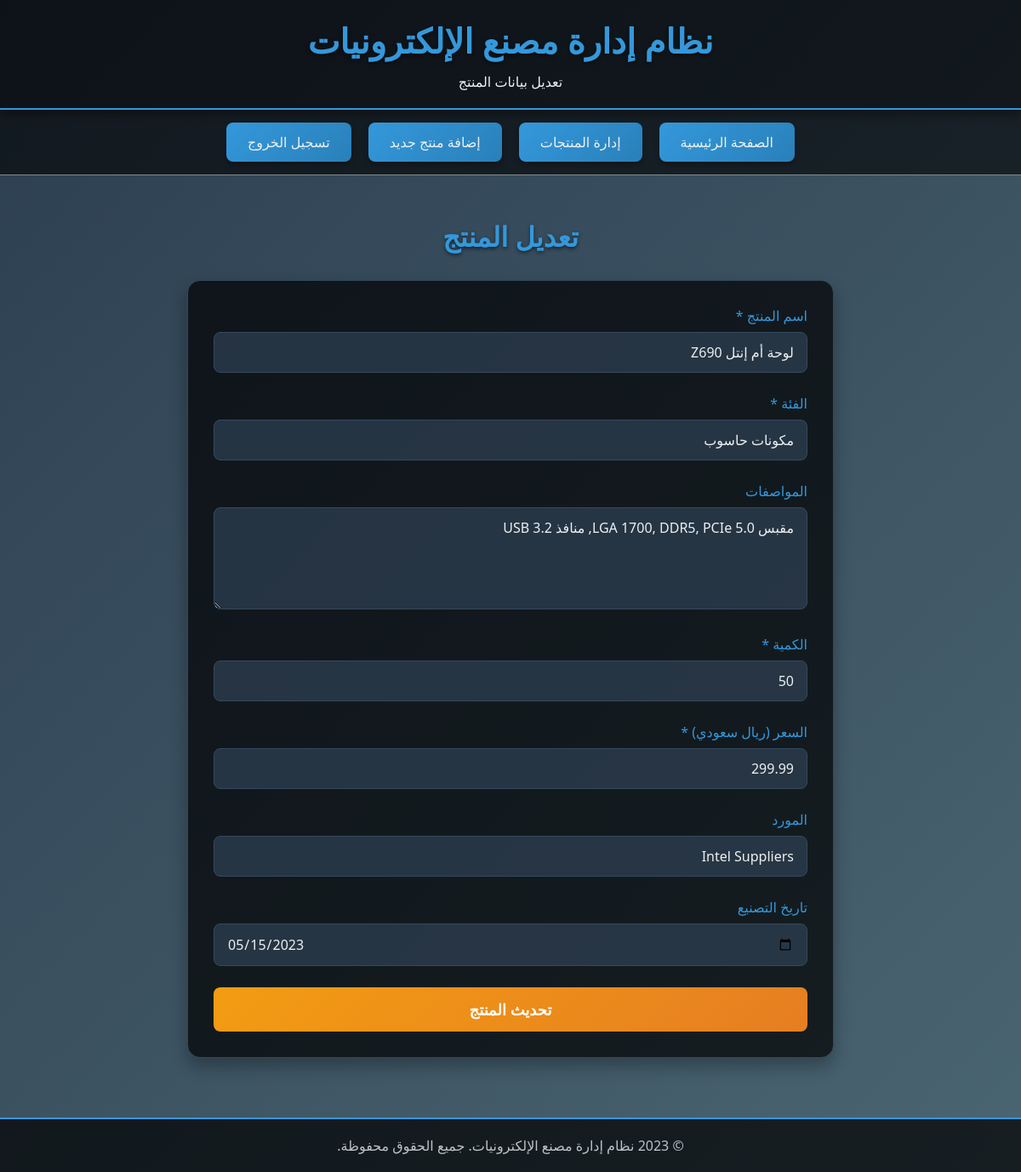
The app's page /edit_product.php?id=1 (signed in) with its own data.
### tables this page shows
CREATE TABLE IF NOT EXISTS products (
    id INT(11) AUTO_INCREMENT PRIMARY KEY,
    name VARCHAR(255) NOT NULL,
    category VARCHAR(100) NOT NULL,
    specifications TEXT,
    quantity INT(11) NOT NULL,
    price DECIMAL(10, 2) NOT NULL,
    supplier VARCHAR(255),
    manufacturing_date DATE,
    status ENUM('in_stock', 'low_stock', 'out_of_stock') DEFAULT 'in_stock',
    deleted TINYINT(1) DEFAULT 0,
    created_at TIMESTAMP DEFAULT CURRENT_TIMESTAMP,
    updated_at TIMESTAMP DEFAULT CURRENT_TIMESTAMP ON UPDATE CURRENT_TIMESTAMP
);

### edit_product.php (the view, shortened to what this page needs)
<?php
require_once "config.php";
$id = $_GET['id'];
$name = $category = $specifications = $quantity = $price = $supplier = $manufacturing_date = "";
$sql = "SELECT * FROM products WHERE id = ?";
if ($stmt = $conn->prepare($sql)) {
    $stmt->bind_param("i", $param_id);
    if ($stmt->execute()) {
        $result = $stmt->get_result();
        if ($result->num_rows == 1) {
            $row = $result->fetch_assoc();
            $name = $row['name'];
            $category = $row['category'];
            $specifications = $row['specifications'];
            $quantity = $row['quantity'];
            $price = $row['price'];
            $supplier = $row['supplier'];
            $manufacturing_date = $row['manufacturing_date'];
        } else {
            header("location: products.php");
            exit;
        }
    } else {
        echo "حدث خطأ أثناء جلب بيانات المنتج.";
    }
}
?>
<!DOCTYPE html>
<html lang="ar" dir="rtl">
<head>
</head>
<body>
    <div class="header">
        <h1>نظام إدارة مصنع الإلكترونيات</h1>
        <p>تعديل بيانات المنتج</p>
    </div>
    <div class="nav">
        <a href="index.php">الصفحة الرئيسية</a>
        <a href="products.php">إدارة المنتجات</a>
        <a href="add_product.php">إضافة منتج جديد</a>
        <a href="logout.php">تسجيل الخروج</a>
    </div>
    <div class="container">
        <h2 class="page-title">تعديل المنتج</h2>
        <div class="product-form">
            <form action="<?php echo htmlspecialchars($_SERVER["PHP_SELF"]) . '?id=' . $id; ?>" method="post">
                <div class="form-group">
                    <label for="name">اسم المنتج *</label>
                    <input type="text" id="name" name="name" value="<?php echo $name; ?>" required>
                </div>
                <div class="form-group">
                    <label for="category">الفئة *</label>
                    <input type="text" id="category" name="category" value="<?php echo $category; ?>" required>
                </div>
                <div class="form-group">
                    <label for="specifications">المواصفات</label>
                    <textarea id="specifications" name="specifications"><?php echo $specifications; ?></textarea>
                </div>
                <div class="form-group">
                    <label for="quantity">الكمية *</label>
                    <input type="number" id="quantity" name="quantity" min="0" value="<?php echo $quantity; ?>" required>
                </div>
                <div class="form-group">
                    <label for="price">السعر (ريال سعودي) *</label>
                    <input type="number" id="price" name="price" min="0" step="0.01" value="<?php echo $price; ?>" required>
                </div>
                <div class="form-group">
                    <label for="supplier">المورد</label>
                    <input type="text" id="supplier" name="supplier" value="<?php echo $supplier; ?>">
                </div>
                <div class="form-group">
                    <label for="manufacturing_date">تاريخ التصنيع</label>
                    <input type="date" id="manufacturing_date" name="manufacturing_date" value="<?php echo $manufacturing_date; ?>">
                </div>
                <button type="submit" class="btn-submit">تحديث المنتج</button>
            </form>
        </div>
    </div>
    <div class="footer">
        <p>© 2023 نظام إدارة مصنع الإلكترونيات. جميع الحقوق محفوظة.</p>
    </div>
</body>
</html>

### edit_product.php (style rules this page uses)
* { margin: 0; padding: 0; box-sizing: border-box; font-family: 'Segoe UI', Tahoma, Geneva, Verdana, sans-serif; }
body { background: linear-gradient(135deg, #2c3e50, #4a6572); color: #ecf0f1; min-height: 100vh; }
.header { background: rgba(0, 0, 0, 0.7); padding: 20px; text-align: center; box-shadow: 0 4px 12px rgba(0, 0, 0, 0.5); border-bottom: 2px solid #3498db; }
.header h1 { font-size: 2.5rem; margin-bottom: 10px; color: #3498db; text-shadow: 0 2px 4px rgba(0, 0, 0, 0.5); }
.nav { background: rgba(0, 0, 0, 0.6); padding: 15px; display: flex; justify-content: center; gap: 20px; flex-wrap: wrap; border-bottom: 1px solid #7f8c8d; }
.nav a { color: #ecf0f1; text-decoration: none; padding: 12px 25px; border-radius: 8px; background: linear-gradient(135deg, #3498db, #2980b9); transition: all 0.3s; font-weight: 500; box-shadow: 0 4px 6px rgba(0, 0, 0, 0.3); }
.container { max-width: 800px; margin: 30px auto; padding: 20px; }
.page-title { text-align: center; margin-bottom: 30px; font-size: 2rem; color: #3498db; text-shadow: 0 2px 4px rgba(0, 0, 0, 0.5); }
.product-form { background: rgba(0, 0, 0, 0.7); padding: 30px; border-radius: 15px; box-shadow: 0 10px 20px rgba(0, 0, 0, 0.3); border: 1px solid #34495e; }
.form-group { margin-bottom: 25px; }
.form-group label { display: block; margin-bottom: 8px; font-weight: 500; color: #3498db; }
.form-group input, .form-group textarea, .form-group select { width: 100%; padding: 12px 15px; border: 1px solid #34495e; border-radius: 8px; background: rgba(52, 73, 94, 0.6); color: #ecf0f1; font-size: 16px; transition: all 0.3s; }
.form-group textarea { min-height: 120px; resize: vertical; }
.btn-submit { width: 100%; padding: 14px; background: linear-gradient(135deg, #f39c12, #e67e22); border: none; border-radius: 8px; color: white; font-size: 18px; font-weight: 600; cursor: pointer; transition: all 0.3s; }
.footer { text-align: center; padding: 20px; margin-top: 50px; background: rgba(0, 0, 0, 0.7); border-top: 2px solid #3498db; color: #bdc3c7; }

### records on screen
products: name "لوحة أم إنتل Z690", category "مكونات حاسوب", specifications "مقبس LGA 1700, DDR5, PCIe 5.0, منافذ USB 3.2", quantity "50", price "299.99", supplier "Intel Suppliers", manufacturing_date "05/15/2023"
